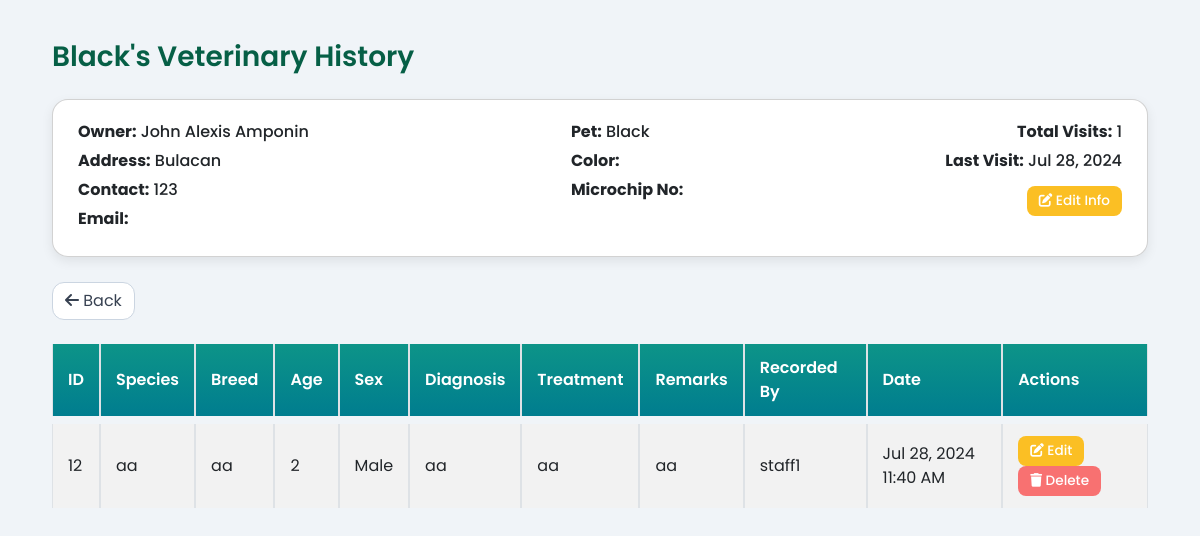
Screenshot of /admin/view_history_admin.php?owner=John+Alexis+Amponin&pet=Black (signed in) with the database file from the repository.
### tables this page shows
CREATE TABLE `file_records` (`file_id`, `owner_name`, `pet_name`, `address`, `contact_number`, `email`, `color`, `microchip_no`, `created_by`, `created_at`);

CREATE TABLE `vet_records` (`record_id`, `owner_name`, `pet_name`, `species`, `breed`, `age`, `sex`, `diagnosis`, `treatment`, `remarks`, `recorded_by`, `created_at`);

### admin/view_history_admin.php (the view, shortened to what this page needs)
<?php
try {
    $conn = new PDO('sqlite:' . __DIR__ . '/../data/data.sqlite');
    $conn->setAttribute(PDO::ATTR_ERRMODE, PDO::ERRMODE_EXCEPTION);
} catch (PDOException $e) {
    die("Database connection failed: " . $e->getMessage());
}
$owner = $_GET['owner'] ?? '';
$pet   = $_GET['pet'] ?? '';
$info_stmt = $conn->prepare("SELECT * FROM file_records WHERE owner_name = ? AND pet_name = ? LIMIT 1");
$info_stmt->execute([$owner, $pet]);
$info_result = $info_stmt->fetch(PDO::FETCH_ASSOC);
$stmt = $conn->prepare("SELECT * FROM vet_records WHERE owner_name = ? AND pet_name = ? ORDER BY created_at DESC");
$stmt->execute([$owner, $pet]);
$records = $stmt->fetchAll(PDO::FETCH_ASSOC);
$count_stmt = $conn->prepare("SELECT COUNT(*) AS total_visits, MAX(created_at) AS last_visit
                              FROM vet_records WHERE owner_name = ? AND pet_name = ?");
$count_stmt->execute([$owner, $pet]);
$count_result = $count_stmt->fetch(PDO::FETCH_ASSOC);
?>
<!DOCTYPE html>
<html lang="en">
<head>
<link href="https://cdn.jsdelivr.net/npm/bootstrap@5.3.0/dist/css/bootstrap.min.css" rel="stylesheet">
<link rel="stylesheet" href="https://cdnjs.cloudflare.com/ajax/libs/font-awesome/6.4.0/css/all.min.css">
</head>
<body>
<div class="container">
    <h3><?= htmlspecialchars($pet) ?>'s Veterinary History</h3>
    <div class="card">
        <div class="card-body summary">
            <div>
                <p><strong>Owner:</strong> <?= htmlspecialchars($owner) ?></p>
                <p><strong>Address:</strong> <?= htmlspecialchars($info_result['address'] ?? '-') ?></p>
                <p><strong>Contact:</strong> <?= htmlspecialchars($info_result['contact_number'] ?? '-') ?></p>
                <p><strong>Email:</strong> <?= htmlspecialchars($info_result['email'] ?? '-') ?></p>
            </div>
            <div>
                <p><strong>Pet:</strong> <?= htmlspecialchars($pet) ?></p>
                <p><strong>Color:</strong> <?= htmlspecialchars($info_result['color'] ?? '-') ?></p>
                <p><strong>Microchip No:</strong> <?= htmlspecialchars($info_result['microchip_no'] ?? '-') ?></p>
            </div>
            <div class="text-end">
                <p><strong>Total Visits:</strong> <?= $count_result['total_visits'] ?? 0 ?></p>
                <p><strong>Last Visit:</strong> <?= $count_result['last_visit'] ? date('M d, Y', strtotime($count_result['last_visit'])) : '-' ?></p>
                <button class="btn btn-sm btn-warning mt-2" data-bs-toggle="modal" data-bs-target="#editSummaryModal">
                  <i class="fas fa-edit"></i> Edit Info
                </button>
            </div>
        </div>
    </div>
    <div class="d-flex justify-content-between mb-3">
        <a href="veterinary_records_admin.php" class="btn btn-outline-secondary"><i class="fas fa-arrow-left"></i> Back</a>
    </div>
    <div class="table-responsive">
        <table class="table table-bordered table-striped">
            <thead>
                <tr>
                    <th>ID</th>
                    <th>Species</th>
                    <th>Breed</th>
                    <th>Age</th>
                    <th>Sex</th>
                    <th>Diagnosis</th>
                    <th>Treatment</th>
                    <th>Remarks</th>
                    <th>Recorded By</th>
                    <th>Date</th>
                    <th>Actions</th>
                </tr>
            </thead>
            <tbody>
                <?php if (!empty($records)): ?>
                    <?php foreach ($records as $row): ?>
                        <tr>
                            <td><?= htmlspecialchars($row['record_id']) ?></td>
                            <td><?= htmlspecialchars($row['species']) ?></td>
                            <td><?= htmlspecialchars($row['breed']) ?></td>
                            <td><?= htmlspecialchars($row['age']) ?></td>
                            <td><?= htmlspecialchars($row['sex']) ?></td>
                            <td><?= htmlspecialchars($row['diagnosis']) ?></td>
                            <td><?= htmlspecialchars($row['treatment']) ?></td>
                            <td><?= htmlspecialchars($row['remarks']) ?></td>
                            <td><?= htmlspecialchars($row['recorded_by']) ?></td>
                            <td><?= htmlspecialchars(date('M d, Y h:i A', strtotime($row['created_at']))) ?></td>
                            <td>
                                <a href="edit_vet_record.php?id=<?= $row['record_id'] ?>" class="btn btn-sm btn-warning"><i class="fas fa-edit"></i> Edit</a>
                                <a href="?owner=<?= urlencode($owner) ?>&pet=<?= urlencode($pet) ?>&delete_id=<?= $row['record_id'] ?>"
                                   class="btn btn-sm btn-danger"
                                   onclick="return confirm('Are you sure you want to delete this record?');">
                                   <i class="fas fa-trash"></i> Delete
                                </a>
                            </td>
                        </tr>
                    <?php endforeach; ?>
                <?php else: ?>
                    <tr><td colspan="11" class="text-center text-muted">No records found.</td></tr>
                <?php endif; ?>
            </tbody>
        </table>
    </div>
</div>
</body>
</html>

### admin/view_history_admin.php (style rules this page uses)
body { font-family: 'Poppins', sans-serif; background-color: #f0f4f8; padding: 40px; }
h3 { font-weight: 600; color: #065f46; margin-bottom: 25px; }
.card { border-radius: 16px; box-shadow: 0 4px 12px rgba(0,0,0,0.08); margin-bottom: 25px; }
.card-body { padding: 20px 25px; display: flex; justify-content: space-between; flex-wrap: wrap; gap:10px; }
.table { border-collapse: separate; border-spacing: 0 8px; width: 100%; }
.table th, .table td { padding: 12px 15px; vertical-align: middle; }
.table th { background: linear-gradient(180deg,#0d9488,#007d8f); color:white; font-weight:600; border-bottom:none; }
.table tr { background:white; border-radius: 10px; transition: transform 0.2s, box-shadow 0.2s; }
.btn-sm { border-radius: 8px; padding: 5px 12px; font-size: 0.85rem; font-weight:500; }
.btn-warning { background-color: #fbbf24; color:white; border:none; }
.btn-danger { background-color: #f87171; color:white; border:none; }
.btn-outline-secondary { border: 1px solid #cbd5e1; color: #374151; background:white; border-radius: 12px; }
.summary p { margin-bottom:5px; font-weight:500; }
.text-end p { margin-bottom:5px; font-weight:500; }

### rows the page displays
file_records: address "Bulacan", contact_number "123"
vet_records: record "12", species "aa", breed "aa", age "2", sex "Male", diagnosis "aa", treatment "aa", remarks "aa", recorded_by "staff1", created_at "Jul 28, 2024 11:40 AM"

### other values shown
$pet "Black"
$owner "John Alexis Amponin"
$count_result['total_visits'] "1"
date('M d, Y', strtotime($count_result['last_visit'])) "Jul 28, 2024"
